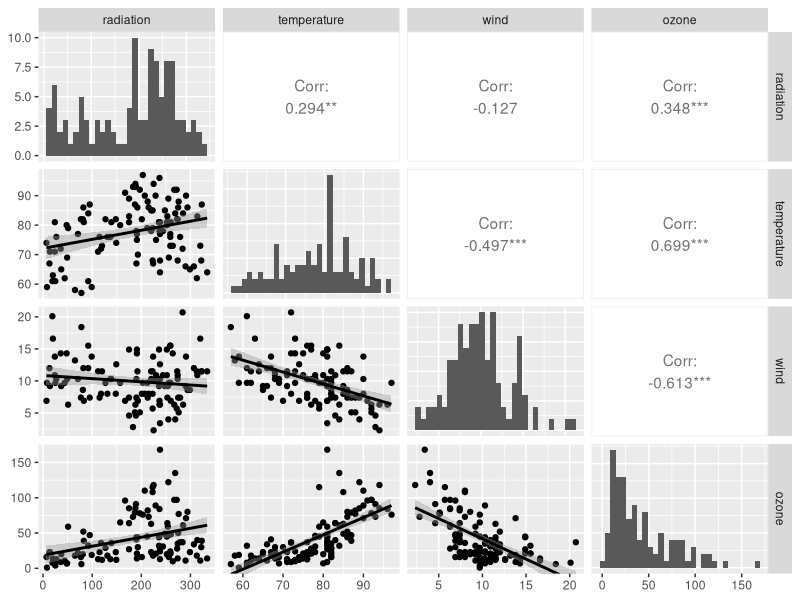

Reproduce this figure in R.
library(tidyr)
library(tidyverse)
library(ggplot2)
library(GGally)

ozone = read_csv("ozone.csv")


## The exploratory analysis starts summarising the data and then
##by plotting the information and attempt to detect any obvious trends 

summary(ozone)


ggpairs(ozone,
        lower = list(continuous = "smooth"),
        diag=list(continuous = "barDiag"),
        axisLabels= "show")


























